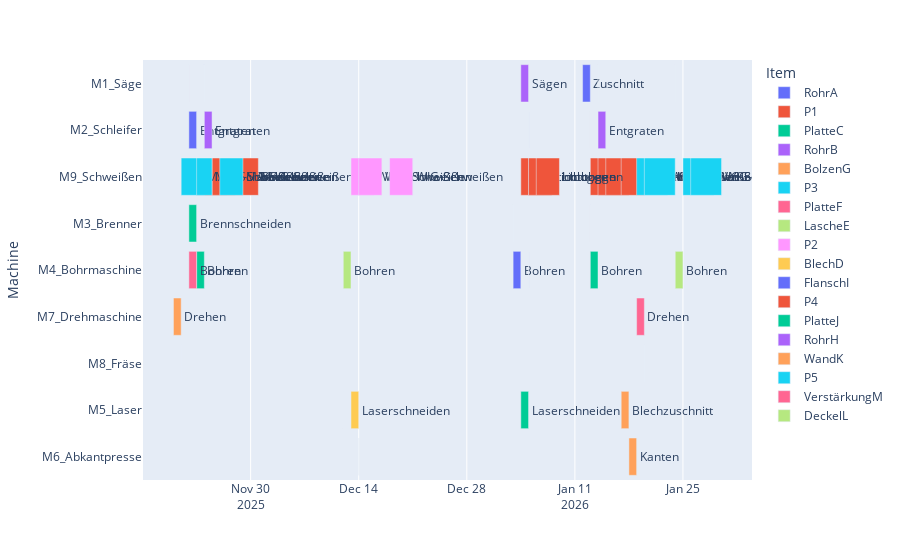

Notebook source saved alongside this figure:
### Markdown cell above
### Gantt

### Code cell
import plotly.express as px
import datetime as dt

base_date = dt.date(2025, 11, 1)
schedule_df["Start_dt"] = schedule_df["Start"].apply(lambda x: base_date + dt.timedelta(days=x))
schedule_df["End_dt"] = schedule_df["End"].apply(lambda x: base_date + dt.timedelta(days=x))


fig = px.timeline(
    schedule_df,
    x_start="Start_dt",
    x_end="End_dt",
    y="Machine",
    color="Item",
    text="Operation",
)

fig.update_yaxes(autorange="reversed")
fig.show()

### Figure 1 — Plotly figure (JSON) as saved in the notebook; plotly's stock layout.template omitted (floating-point values rounded to 4 significant figures)
{"data": [{"base": ["2025-11-22T00:00:00.000000000", "2025-11-22T00:00:00.000000000", "2026-01-12T00:00:00.000000000", "2026-01-13T00:00:00.000000000"], "hovertemplate": "Item=RohrA<br>Start_dt=%{base}<br>End_dt=%{x}<br>Machine=%{y}<br>Operation=%{text}<extra></extra>", "legendgroup": "RohrA", "marker": {"color": "#636efa", "pattern": {"shape": ""}}, "name": "RohrA", "orientation": "h", "showlegend": true, "text": ["Zuschnitt", "Entgraten", "Zuschnitt", "Entgraten"], "textposition": "auto", "type": "bar", "x": [0, 86400000, 86400000, 0], "xaxis": "x", "y": ["M1_Säge", "M2_Schleifer", "M1_Säge", "M2_Schleifer"], "yaxis": "y"}, {"base": ["2025-11-23T00:00:00.000000000", "2025-11-24T00:00:00.000000000", "2025-11-25T00:00:00.000000000", "2025-11-27T00:00:00.000000000", "2026-01-13T00:00:00.000000000", "2026-01-14T00:00:00.000000000", "2026-01-15T00:00:00.000000000", "2026-01-17T00:00:00.000000000"], "hovertemplate": "Item=P1<br>Start_dt=%{base}<br>End_dt=%{x}<br>Machine=%{y}<br>Operation=%{text}<extra></extra>", "legendgroup": "P1", "marker": {"color": "#EF553B", "pattern": {"shape": ""}}, "name": "P1", "orientation": "h", "showlegend": true, "text": ["MAG-Schweißen", "MAG-Schweißen", "MAG-Schweißen", "MAG-Schweißen", "MAG-Schweißen", "MAG-Schweißen", "MAG-Schweißen", "MAG-Schweißen"], "textposition": "auto", "type": "bar", "x": [259200000, 259200000, 259200000, 345600000, 345600000, 259200000, 259200000, 259200000], "xaxis": "x", "y": ["M9_Schweißen", "M9_Schweißen", "M9_Schweißen", "M9_Schweißen", "M9_Schweißen", "M9_Schweißen", "M9_Schweißen", "M9_Schweißen"], "yaxis": "y"}, {"base": ["2025-11-22T00:00:00.000000000", "2025-11-23T00:00:00.000000000", "2026-01-13T00:00:00.000000000", "2026-01-13T00:00:00.000000000"], "hovertemplate": "Item=PlatteC<br>Start_dt=%{base}<br>End_dt=%{x}<br>Machine=%{y}<br>Operation=%{text}<extra></extra>", "legendgroup": "PlatteC", "marker": {"color": "#00cc96", "pattern": {"shape": ""}}, "name": "PlatteC", "orientation": "h", "showlegend": true, "text": ["Brennschneiden", "Bohren", "Brennschneiden", "Bohren"], "textposition": "auto", "type": "bar", "x": [86400000, 86400000, 0, 86400000], "xaxis": "x", "y": ["M3_Brenner", "M4_Bohrmaschine", "M3_Brenner", "M4_Bohrmaschine"], "yaxis": "y"}, {"base": ["2025-11-24T00:00:00.000000000", "2025-11-24T00:00:00.000000000", "2026-01-14T00:00:00.000000000", "2026-01-14T00:00:00.000000000"], "hovertemplate": "Item=RohrB<br>Start_dt=%{base}<br>End_dt=%{x}<br>Machine=%{y}<br>Operation=%{text}<extra></extra>", "legendgroup": "RohrB", "marker": {"color": "#ab63fa", "pattern": {"shape": ""}}, "name": "RohrB", "orientation": "h", "showlegend": true, "text": ["Zuschnitt", "Entgraten", "Zuschnitt", "Entgraten"], "textposition": "auto", "type": "bar", "x": [0, 86400000, 0, 86400000], "xaxis": "x", "y": ["M1_Säge", "M2_Schleifer", "M1_Säge", "M2_Schleifer"], "yaxis": "y"}, {"base": ["2025-11-20T00:00:00.000000000", "2025-11-21T00:00:00.000000000"], "hovertemplate": "Item=BolzenG<br>Start_dt=%{base}<br>End_dt=%{x}<br>Machine=%{y}<br>Operation=%{text}<extra></extra>", "legendgroup": "BolzenG", "marker": {"color": "#FFA15A", "pattern": {"shape": ""}}, "name": "BolzenG", "orientation": "h", "showlegend": true, "text": ["Drehen", "Fräsen"], "textposition": "auto", "type": "bar", "x": [86400000, 0], "xaxis": "x", "y": ["M7_Drehmaschine", "M8_Fräse"], "yaxis": "y"}, {"base": ["2025-11-21T00:00:00.000000000", "2025-11-23T00:00:00.000000000", "2025-11-26T00:00:00.000000000"], "hovertemplate": "Item=P3<br>Start_dt=%{base}<br>End_dt=%{x}<br>Machine=%{y}<br>Operation=%{text}<extra></extra>", "legendgroup": "P3", "marker": {"color": "#19d3f3", "pattern": {"shape": ""}}, "name": "P3", "orientation": "h", "showlegend": true, "text": ["MAG-Schweißen", "MAG-Schweißen", "MAG-Schweißen"], "textposition": "auto", "type": "bar", "x": [259200000, 172800000, 259200000], "xaxis": "x", "y": ["M9_Schweißen", "M9_Schweißen", "M9_Schweißen"], "yaxis": "y"}, {"base": ["2025-11-22T00:00:00.000000000", "2025-11-22T00:00:00.000000000"], "hovertemplate": "Item=PlatteF<br>Start_dt=%{base}<br>End_dt=%{x}<br>Machine=%{y}<br>Operation=%{text}<extra></extra>", "legendgroup": "PlatteF", "marker": {"color": "#FF6692", "pattern": {"shape": ""}}, "name": "PlatteF", "orientation": "h", "showlegend": true, "text": ["Zuschnitt", "Bohren"], "textposition": "auto", "type": "bar", "x": [0, 86400000], "xaxis": "x", "y": ["M1_Säge", "M4_Bohrmaschine"], "yaxis": "y"}, {"base": ["2025-12-12T00:00:00.000000000", "2025-12-12T00:00:00.000000000"], "hovertemplate": "Item=LascheE<br>Start_dt=%{base}<br>End_dt=%{x}<br>Machine=%{y}<br>Operation=%{text}<extra></extra>", "legendgroup": "LascheE", "marker": {"color": "#B6E880", "pattern": {"shape": ""}}, "name": "LascheE", "orientation": "h", "showlegend": true, "text": ["Laserschneiden", "Bohren"], "textposition": "auto", "type": "bar", "x": [0, 86400000], "xaxis": "x", "y": ["M5_Laser", "M4_Bohrmaschine"], "yaxis": "y"}, {"base": ["2025-12-13T00:00:00.000000000", "2025-12-14T00:00:00.000000000", "2025-12-18T00:00:00.000000000"], "hovertemplate": "Item=P2<br>Start_dt=%{base}<br>End_dt=%{x}<br>Machine=%{y}<br>Operation=%{text}<extra></extra>", "legendgroup": "P2", "marker": {"color": "#FF97FF", "pattern": {"shape": ""}}, "name": "P2", "orientation": "h", "showlegend": true, "text": ["WIG-Schweißen", "WIG-Schweißen", "WIG-Schweißen"], "textposition": "auto", "type": "bar", "x": [259200000, 259200000, 259200000], "xaxis": "x", "y": ["M9_Schweißen", "M9_Schweißen", "M9_Schweißen"], "yaxis": "y"}, {"base": ["2025-12-13T00:00:00.000000000", "2025-12-14T00:00:00.000000000"], "hovertemplate": "Item=BlechD<br>Start_dt=%{base}<br>End_dt=%{x}<br>Machine=%{y}<br>Operation=%{text}<extra></extra>", "legendgroup": "BlechD", "marker": {"color": "#FECB52", "pattern": {"shape": ""}}, "name": "BlechD", "orientation": "h", "showlegend": true, "text": ["Laserschneiden", "Kanten"], "textposition": "auto", "type": "bar", "x": [86400000, 0], "xaxis": "x", "y": ["M5_Laser", "M6_Abkantpresse"], "yaxis": "y"}, {"base": ["2026-01-03T00:00:00.000000000", "2026-01-03T00:00:00.000000000"], "hovertemplate": "Item=FlanschI<br>Start_dt=%{base}<br>End_dt=%{x}<br>Machine=%{y}<br>Operation=%{text}<extra></extra>", "legendgroup": "FlanschI", "marker": {"color": "#636efa", "pattern": {"shape": ""}}, "name": "FlanschI", "orientation": "h", "showlegend": true, "text": ["Brennschneiden", "Bohren"], "textposition": "auto", "type": "bar", "x": [0, 86400000], "xaxis": "x", "y": ["M3_Brenner", "M4_Bohrmaschine"], "yaxis": "y"}, {"base": ["2026-01-04T00:00:00.000000000", "2026-01-05T00:00:00.000000000", "2026-01-05T00:00:00.000000000", "2026-01-06T00:00:00.000000000"], "hovertemplate": "Item=P4<br>Start_dt=%{base}<br>End_dt=%{x}<br>Machine=%{y}<br>Operation=%{text}<extra></extra>", "legendgroup": "P4", "marker": {"color": "#EF553B", "pattern": {"shape": ""}}, "name": "P4", "orientation": "h", "showlegend": true, "text": ["Lichtbogen", "Lichtbogen", "Lichtbogen", "Lichtbogen"], "textposition": "auto", "type": "bar", "x": [259200000, 259200000, 259200000, 259200000], "xaxis": "x", "y": ["M9_Schweißen", "M9_Schweißen", "M9_Schweißen", "M9_Schweißen"], "yaxis": "y"}, {"base": ["2026-01-04T00:00:00.000000000", "2026-01-05T00:00:00.000000000"], "hovertemplate": "Item=PlatteJ<br>Start_dt=%{base}<br>End_dt=%{x}<br>Machine=%{y}<br>Operation=%{text}<extra></extra>", "legendgroup": "PlatteJ", "marker": {"color": "#00cc96", "pattern": {"shape": ""}}, "name": "PlatteJ", "orientation": "h", "showlegend": true, "text": ["Laserschneiden", "Entgraten"], "textposition": "auto", "type": "bar", "x": [86400000, 0], "xaxis": "x", "y": ["M5_Laser", "M2_Schleifer"], "yaxis": "y"}, {"base": ["2026-01-04T00:00:00.000000000", "2026-01-05T00:00:00.000000000"], "hovertemplate": "Item=RohrH<br>Start_dt=%{base}<br>End_dt=%{x}<br>Machine=%{y}<br>Operation=%{text}<extra></extra>", "legendgroup": "RohrH", "marker": {"color": "#ab63fa", "pattern": {"shape": ""}}, "name": "RohrH", "orientation": "h", "showlegend": true, "text": ["Sägen", "Bohren"], "textposition": "auto", "type": "bar", "x": [86400000, 0], "xaxis": "x", "y": ["M1_Säge", "M4_Bohrmaschine"], "yaxis": "y"}, {"base": ["2026-01-17T00:00:00.000000000", "2026-01-18T00:00:00.000000000"], "hovertemplate": "Item=WandK<br>Start_dt=%{base}<br>End_dt=%{x}<br>Machine=%{y}<br>Operation=%{text}<extra></extra>", "legendgroup": "WandK", "marker": {"color": "#FFA15A", "pattern": {"shape": ""}}, "name": "WandK", "orientation": "h", "showlegend": true, "text": ["Blechzuschnitt", "Kanten"], "textposition": "auto", "type": "bar", "x": [86400000, 86400000], "xaxis": "x", "y": ["M5_Laser", "M6_Abkantpresse"], "yaxis": "y"}, {"base": ["2026-01-19T00:00:00.000000000", "2026-01-20T00:00:00.000000000", "2026-01-25T00:00:00.000000000", "2026-01-26T00:00:00.000000000"], "hovertemplate": "Item=P5<br>Start_dt=%{base}<br>End_dt=%{x}<br>Machine=%{y}<br>Operation=%{text}<extra></extra>", "legendgroup": "P5", "marker": {"color": "#19d3f3", "pattern": {"shape": ""}}, "name": "P5", "orientation": "h", "showlegend": true, "text": ["WIG-Schweißen", "WIG-Schweißen", "WIG-Schweißen", "WIG-Schweißen"], "textposition": "auto", "type": "bar", "x": [345600000, 345600000, 345600000, 345600000], "xaxis": "x", "y": ["M9_Schweißen", "M9_Schweißen", "M9_Schweißen", "M9_Schweißen"], "yaxis": "y"}, {"base": ["2026-01-19T00:00:00.000000000", "2026-01-20T00:00:00.000000000"], "hovertemplate": "Item=VerstärkungM<br>Start_dt=%{base}<br>End_dt=%{x}<br>Machine=%{y}<br>Operation=%{text}<extra></extra>", "legendgroup": "VerstärkungM", "marker": {"color": "#FF6692", "pattern": {"shape": ""}}, "name": "VerstärkungM", "orientation": "h", "showlegend": true, "text": ["Drehen", "Fräsen"], "textposition": "auto", "type": "bar", "x": [86400000, 0], "xaxis": "x", "y": ["M7_Drehmaschine", "M8_Fräse"], "yaxis": "y"}, {"base": ["2026-01-24T00:00:00.000000000", "2026-01-24T00:00:00.000000000"], "hovertemplate": "Item=DeckelL<br>Start_dt=%{base}<br>End_dt=%{x}<br>Machine=%{y}<br>Operation=%{text}<extra></extra>", "legendgroup": "DeckelL", "marker": {"color": "#B6E880", "pattern": {"shape": ""}}, "name": "DeckelL", "orientation": "h", "showlegend": true, "text": ["Zuschnitt", "Bohren"], "textposition": "auto", "type": "bar", "x": [0, 86400000], "xaxis": "x", "y": ["M1_Säge", "M4_Bohrmaschine"], "yaxis": "y"}], "layout": {"barmode": "overlay", "legend": {"title": {"text": "Item"}, "tracegroupgap": 0}, "margin": {"t": 60}, "xaxis": {"anchor": "y", "domain": [0, 1], "type": "date"}, "yaxis": {"anchor": "x", "autorange": "reversed", "domain": [0, 1], "title": {"text": "Machine"}}}}
